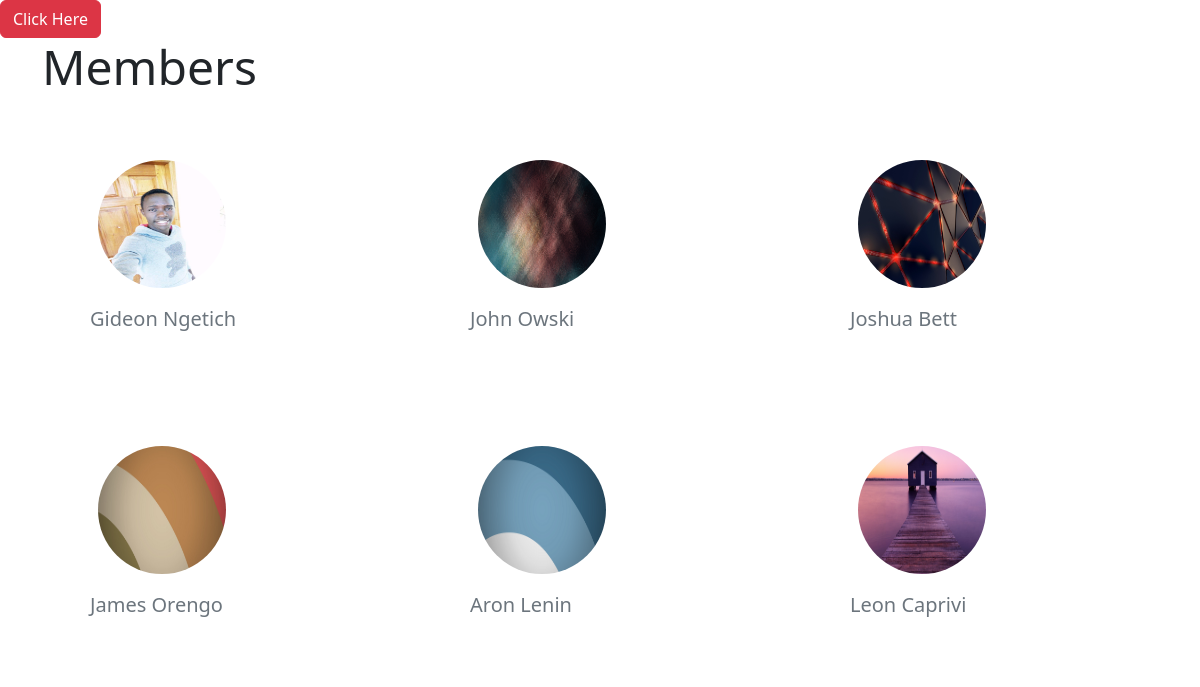
Page /playground/members/ (signed in) on the committed database.
### playground/models.py (models this page shows, shortened)
class Members(models.Model):
    firstname = models.CharField(max_length=200)
    lastname = models.CharField(max_length=200)
    dob = models.DateField(default=datetime.now)
    idnumber = models.IntegerField(null=True)
    photo = models.ImageField(default='default.jpg', blank=True)

### playground/views.py (the view)
# urls.py: path('members/', views.members_list, name='members'),
@login_required(login_url="/accounts/login/")
def members_list(request):
    mymembers = Members.objects.all()
    return render(request, 'members.html', {'mymembers': mymembers})

### playground/templates/members.html (shortened to what this page needs)
{% extends "base.html" %}
{% block content %}
<div class="lead container">
    <div class="">
        <h1 class="display-5">Members</h1>
        <div class="row">
            {% for x in mymembers %}
            <div class="col-4">
                <div class="card p-4 m-3 w-75 border-0">
                    <p>
                        <img src="{{ x.photo.url  }}" alt="" class="p-3" style=" width:10rem; height: 10rem; border-radius :50%;">
                        <br>
                        <a href="{% url 'member' x.firstname %}"
                            class="text-decoration-none text-secondary p-2">{{x.firstname}}
                            {{x.lastname}}</a>
                    </p>
                </div>
            </div>
            {% endfor %}
        </div>
    </div>
</div>
{% endblock content %}

### accounts/templates/base.html (shortened to what this page needs)
{% load static %}
<!DOCTYPE html>
<html lang="en">
<head>
    <link rel="stylesheet" href="{% static 'static/base.css' %}">
    <link rel="stylesheet" href="https://cdn.jsdelivr.net/npm/bootstrap@5.2.0/dist/css/bootstrap.min.css">
</head>
<body>
    <button class="btn btn-danger">Click Here</button>
    <div>
        {% block content %}
        {% endblock content %}
    </div>
</body>
</html>

### rows in the picture
Members: photo (picture), firstname "Gideon", lastname "Ngetich"
Members: photo (picture), firstname "John", lastname "Owski"
Members: photo (picture), firstname "Joshua", lastname "Bett"
Members: photo (picture), firstname "James", lastname "Orengo"
Members: photo (picture), firstname "Aron", lastname "Lenin"
Members: photo (picture), firstname "Leon", lastname "Caprivi"
